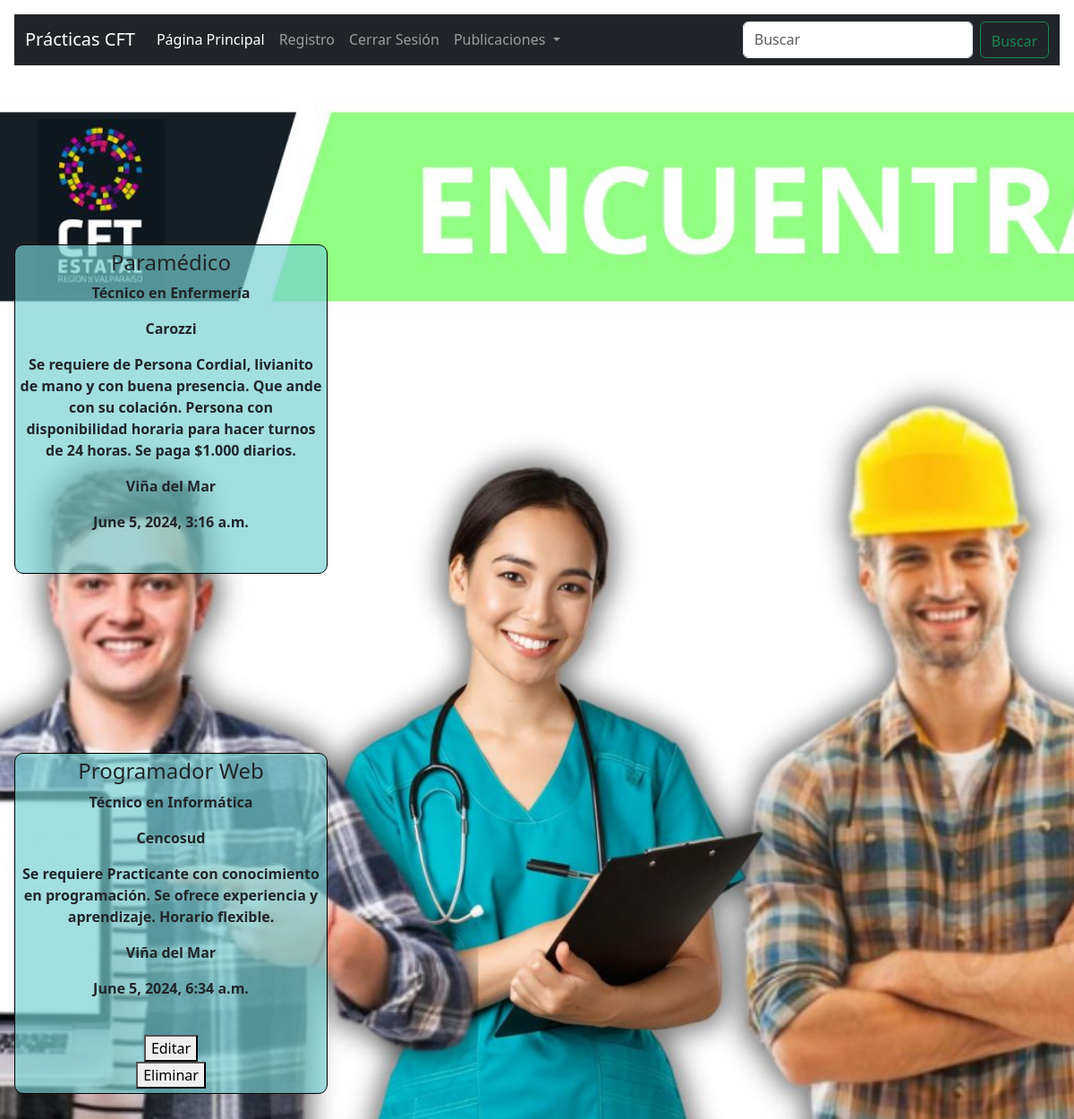
/publicaciones/ (signed in), run on the app's committed database.
### Practicas/EmpleosCFT/models.py (models this page shows, shortened)
class crear_vacante(models.Model):
    empresa = models.ForeignKey(User, on_delete=models.CASCADE)
    titulo = models.CharField(max_length=150)
    carrera = models.CharField(max_length=50)
    modalidad = models.CharField(max_length=30)
    descripcion = models.TextField(blank=True)
    ubicacion = models.CharField(max_length=100)
    fecha = models.DateTimeField(auto_now_add=True)

### Practicas/EmpleosCFT/views.py (the view)
# urls.py: path('publicaciones/', publicacion, name = 'publicacion'),
def publicacion(request):
    practicas = crear_vacante.objects.all()
    return render(request, 'publicaciones.html', {'practicas':practicas})

### Practicas/EmpleosCFT/Templates/publicaciones.html (shortened to what this page needs)
{% extends 'base.html'%}
{% load static%}
{% block content %}
<link rel="stylesheet" href="{% static 'style.css' %}">
{% for practica in practicas %}
    <div class="card-body">
        <h4>{{ practica.titulo }}</h4>
        <p>{{ practica.carrera }}</p>
        <p>{{ practica.empresa }}</p>
        <p>{{ practica.descripcion }}</p>
        <p>{{ practica.ubicacion }}</p>
        <p>{{ practica.fecha }}</p>
        <br>
        {% if practica.empresa == request.user %}
            <a href="{% url 'editar' practica.id %}">
                <button>
                    Editar
                </button>
            </a>
            <form action="{% url 'borrar' practica.id %}" method="POST">
                <button>
                    Eliminar
                </button>
            </form>
        {% endif %}
    </div>
{% endfor %}
{% endblock %}

### Practicas/EmpleosCFT/static/style.css (style rules this page uses)
body { background-image: url('img/home.jpg'); background-size: cover; }
.card-body { background-color: rgba(117, 208, 211, 0.675); padding: 5px; border: 1px solid #000000; border-radius: 10px; margin-bottom: 15px; text-align: center; max-width: 350px; font-weight: bold; margin-top: 25vh; }

### data on the page
crear_vacante: titulo "Paramédico", carrera "Técnico en Enfermería", empresa "Carozzi", descripcion "Se requiere de Persona Cordial, livianito de mano y con buena presencia. Que ande con su colación. Persona con disponibilidad horaria para hacer turnos de 24 horas. Se paga $1.000 diarios.", ubicacion "Viña del Mar", fecha "June 5, 2024, 3:16 a.m."
crear_vacante: titulo "Programador Web", carrera "Técnico en Informática", empresa "Cencosud", descripcion "Se requiere Practicante con conocimiento en programación. Se ofrece experiencia y aprendizaje. Horario flexible.", ubicacion "Viña del Mar", fecha "June 5, 2024, 6:34 a.m.", shows "Editar"
